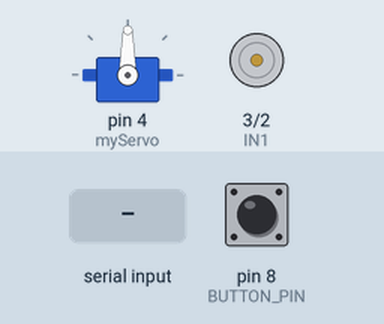
The sketch below on a simulated Arduino Uno, built with avr-gcc and run on an emulated ATmega328P. On the bench: servo, motor-driver pin pairs drawn as motors (green arrow = first pin HIGH = forward, orange = second pin HIGH = backward, longer = more drive). Inputs (shaded band) come from the test bench; at power-on: pin 8 (BUTTON_PIN) HIGH. What the sketch prints to the serial monitor is not drawn.

Above: at 1.3 s.
1.4 s: "w" received over Serial
At 2.4 s:
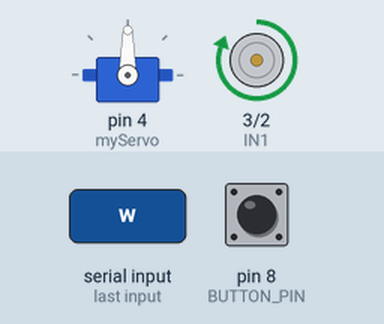
2.9 s: pin 8 (BUTTON_PIN) pulled LOW for 0.15 s
4.5 s: pin 8 (BUTTON_PIN) pulled LOW for 1 s
Timing chart, 0 to 7.5 s (numbered marks = the images above; inputs shaded):
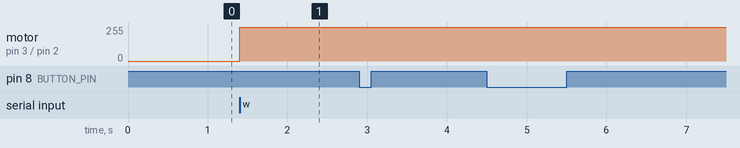

Measured:
- after the input at 1.4 s, motor on pin 3 (IN1) / pin 2 (IN2): stopped → forward 255/255 at once
- after the input at 2.9 s, every drawn part: stays the same
- after the input at 4.5 s, every drawn part: stays the same

The sketch:

Microcontroller_commands.ino
```cpp
#include <Servo.h>

Servo myServo;

const int IN1 = 3;
const int IN2 = 2;
const int BUTTON_PIN = 8;

bool w_sequence_done = false; // desbloquea movimiento
char currentCommand = 'x';    // 'x' = nada, 'w' = avanzar, 'e','v','u' = comandos especiales
unsigned long lastPressTime = 0;
const unsigned long DEBOUNCE_TIME = 150;

void setup() {
  pinMode(IN1, OUTPUT);
  pinMode(IN2, OUTPUT);
  pinMode(BUTTON_PIN, INPUT_PULLUP);

  myServo.attach(4);

  Serial.begin(115200);
  delay(100);
}

void loop() {
  // ---------- BOTÓN DE INICIO ----------
  bool pressed = !digitalRead(BUTTON_PIN);
  if (pressed && (millis() - lastPressTime) > DEBOUNCE_TIME) {
    Serial.write('q'); // manda 'q' a la Raspberry
    lastPressTime = millis();
  }

  // ---------- LECTURA SERIAL ----------
  if (Serial.available()) {
    char incoming = Serial.read();

    // SOLO desbloquea movimiento con 'w'
    if (incoming == 'w') {
      w_sequence_done = true;
      currentCommand = 'w'; // empieza a avanzar
    }
    else if (w_sequence_done) {
      // PRIORIDAD: cualquier comando interrumpe movimiento
      if (incoming == 'e' || incoming == 'v' || incoming == 'u') {
        currentCommand = incoming;
      }
    }
  }

  // ---------- EJECUCIÓN DE COMANDOS ----------
  switch (currentCommand) {
    case 'w':
      // Movimiento hacia adelante
      digitalWrite(IN1, HIGH);
      digitalWrite(IN2, LOW);
      break;

    case 'e':
      // ------------------------------
      // AQUI VA TU SECUENCIA PARA "e"
      // Combinando motor y servo
      // Por ejemplo:
      // stopMotor();
      // myServo.write(...);
      // digitalWrite(IN1, ...);
      // digitalWrite(IN2, ...);
      // Al finalizar:
      currentCommand = 'w'; // vuelve a avanzar
      break;

    case 'v':
      // ------------------------------
      // AQUI VA TU SECUENCIA PARA "v"
      currentCommand = 'w'; // vuelve a avanzar
      break;

    case 'u':
      // ------------------------------
      // AQUI VA TU SECUENCIA PARA "u"
      currentCommand = 'w'; // vuelve a avanzar
      break;

    default:
      // Stop motor
      digitalWrite(IN1, LOW);
      digitalWrite(IN2, LOW);
      break;
  }

  // ---------- PEQUEÑO RETRASO ----------
  delay(50); // evita saturar loop
}
```
